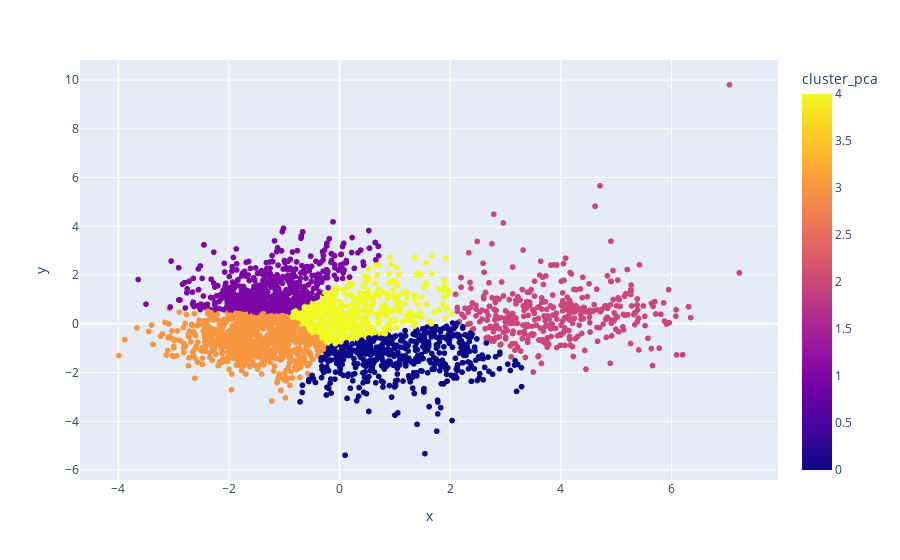

This figure's notebook cell:
### Markdown cell above
## Aula 2.3 Plotando a clustering

### Code cell
fig = px.scatter(
   projection, x='x', y='y', color='cluster_pca', hover_data=['x', 'y', 'generos'])
fig.show()

### Figure 1 — Plotly figure (JSON) as saved in the notebook; plotly's stock layout.template omitted (floating-point values rounded to 4 significant figures; data arrays with more than 128 entries replaced by an {"elided": "..."} marker saying what was removed)
{"data": [{"customdata": {"elided": "2973x1 str values"}, "hovertemplate": "x=%{x}<br>y=%{y}<br>generos=%{customdata[0]}<br>cluster_pca=%{marker.color}<extra></extra>", "legendgroup": "", "marker": {"color": {"elided": "2973 int values"}, "coloraxis": "coloraxis", "symbol": "circle"}, "mode": "markers", "name": "", "showlegend": false, "type": "scattergl", "x": {"elided": "2973 float values"}, "xaxis": "x", "y": {"elided": "2973 float values"}, "yaxis": "y"}], "layout": {"coloraxis": {"colorbar": {"title": {"text": "cluster_pca"}}, "colorscale": [[0, "#0d0887"], [0.1111, "#46039f"], [0.2222, "#7201a8"], [0.3333, "#9c179e"], [0.4444, "#bd3786"], [0.5556, "#d8576b"], [0.6667, "#ed7953"], [0.7778, "#fb9f3a"], [0.8889, "#fdca26"], [1, "#f0f921"]]}, "legend": {"tracegroupgap": 0}, "margin": {"t": 60}, "xaxis": {"anchor": "y", "domain": [0, 1], "title": {"text": "x"}}, "yaxis": {"anchor": "x", "domain": [0, 1], "title": {"text": "y"}}}}
